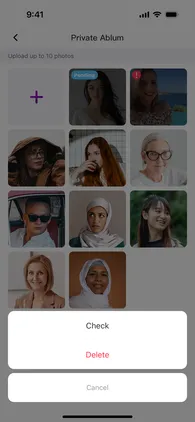
#> input picture Projects/laka/assets/lanhu/20260714-secondary-prototypes/05-private-photo-delete-sheet.webp, 195 x 422 px
$ python -i extract-frames.py   (imports and definitions only)
#> lines starting #> are read from the running program, lines starting #| are printed output that depends on the picture
#> further down, picture is the input picture: PIL image 195x422 RGB; mean R, G, B 126.3, 123.5, 122
#!/usr/bin/env python3
"""
Laka 竞品录屏智能抽帧与滚动长规则拼接脚本（仅依赖本机 ffmpeg + Python Pillow）

核心步骤：
1. 调用 ffmpeg 按固定采样率（默认 3 fps）提取候选帧；
2. 自动检测并裁切 Mac 投屏/QuickTime 录屏四周的纯色黑边或固定亮边；
3. 屏蔽顶部时间状态栏与底部横条，通过相邻帧差分检测手指停稳窗口（Settled State），选出最清晰帧；
4. 基于 8x16 网格分块差分剔除语音房公屏单行滚动、麦位音波等局部微动重复帧，保留弹窗/Tab切换/滚屏；
5. 检测连续纵向滚动的 H5 规则页（剔除吸顶栏与吸底栏干扰），自动拼接输出完整长规则图。
"""

import argparse
import json
import os
import shutil
import subprocess
import sys
import tempfile
from pathlib import Path
from PIL import Image, ImageChops, ImageFilter, ImageStat


# [111 lines left out: functions ensure_media_path, probe_duration, sample_video_frames, detect_viewport_crop, not called in this run]


def make_core_thumb(img: Image.Image, thumb_w: int = 160, thumb_h: int = 348) -> Image.Image:
#> called with thumb_w = 160, thumb_h = 348
    w, h = img.size
#> w = 195; h = 422
    # 屏蔽顶部 5% 状态栏（时间/电量变化）与底部 4% Home 横条
    core = img.crop((0, int(h * 0.05), w, int(h * 0.96))).convert("L")
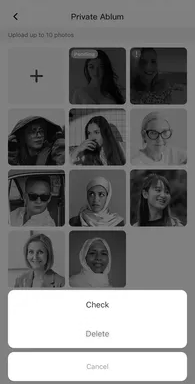
#> core: PIL image 195x384 L; min 0, max 255, mean 124.3
    return core.resize((thumb_w, thumb_h), Image.Resampling.BILINEAR)
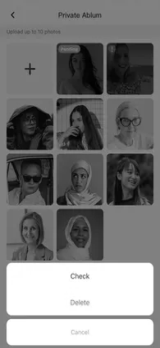
#> returned value: PIL image 160x348 L; min 0, max 255, mean 124.3


def mean_diff(a: Image.Image, b: Image.Image) -> float:
    diff = ImageChops.difference(a, b)
    return ImageStat.Stat(diff).mean[0]


def sharpness_score(gray_thumb: Image.Image) -> float:
    edges = gray_thumb.filter(ImageFilter.FIND_EDGES)
    return ImageStat.Stat(edges).mean[0]


# [399 lines left out: functions is_structurally_different, select_settled_keyframes, detect_vertical_scroll_shift, compose_stitched_image, process_input, main, not called in this run]


# [2 lines not run here, left out]

>>> from PIL import Image
>>> picture = Image.open('../../laka/assets/lanhu/20260714-secondary-prototypes/05-private-photo-delete-sheet.webp')
>>> result = make_core_thumb(picture)
